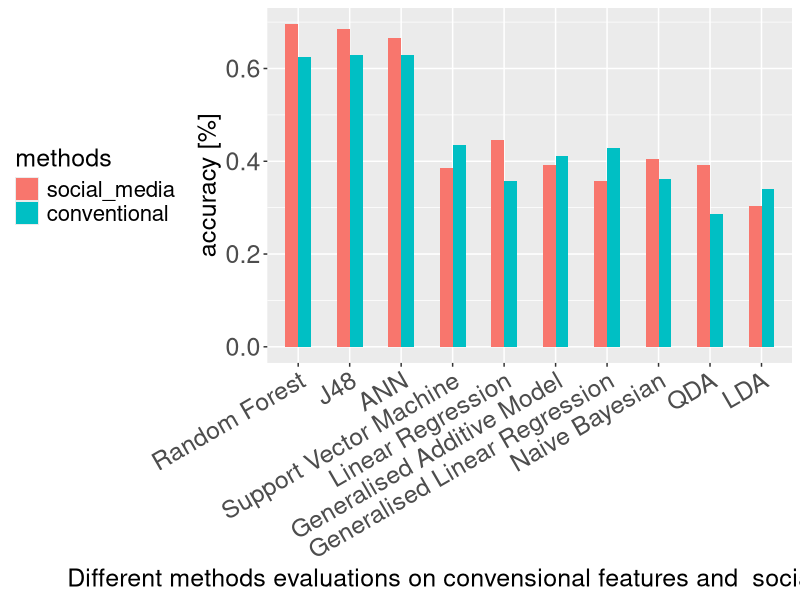

The R script that drew this image:
library(dplyr)
library(tidyr)
library(caret)
library(ggplot2)
library(reshape2)

eval.df <- read.csv("figures/eval.csv", header = TRUE)
eval.m <- melt(eval.df)

p <- ggplot(eval.m, aes(x= reorder(type, -value), y=value))+
  geom_bar(aes(fill=variable),  position="dodge",stat="identity", width = 0.5)+
  theme(legend.position="left")+                                                                  
  labs(y="accuracy [%]", 
       x="Different methods evaluations on convensional features and  social media features", 
       fill = "methods")+
  theme(axis.text.y = element_text(size = 18),
        axis.text.x = element_text(angle = 30, hjust = 1, size = 18),
        legend.text = element_text(size = 16),
        axis.title.x= element_text(size = 18),
        axis.title.y= element_text(size = 18),
        legend.title = element_text(size = 18))
ggsave("figures/eval_comparsion.jpg", p, width = 12, height = 6)
